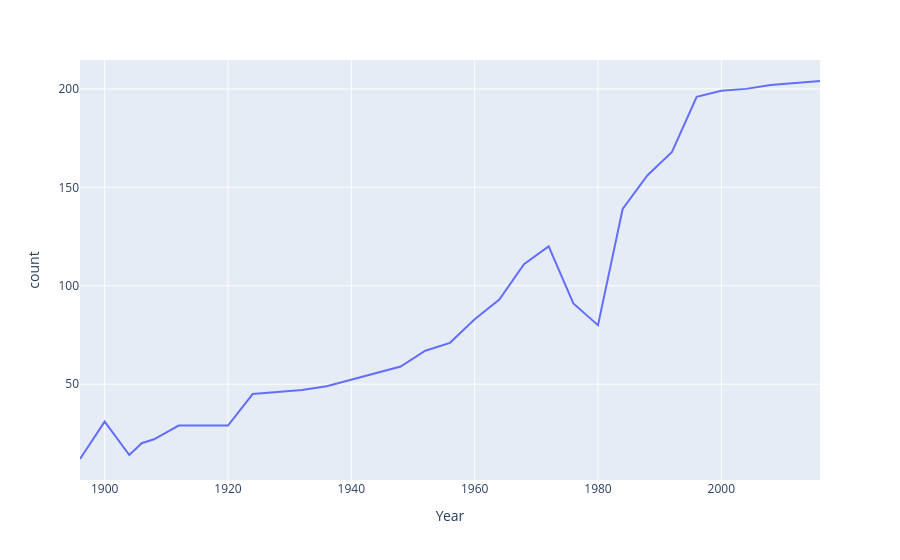

Write notebook code for a chart like this one.
### Code cell
px.line(countries_over_years,x= 'Year', y = 'count')

### Figure 1 — Plotly figure (JSON) as saved in the notebook; plotly's stock layout.template omitted (floating-point values rounded to 4 significant figures)
{"data": [{"hovertemplate": "Year=%{x}<br>count=%{y}<extra></extra>", "legendgroup": "", "line": {"color": "#636efa", "dash": "solid"}, "marker": {"symbol": "circle"}, "mode": "lines", "name": "", "orientation": "v", "showlegend": false, "type": "scatter", "x": [1896.0, 1900.0, 1904.0, 1906.0, 1908.0, 1912.0, 1920.0, 1924.0, 1928.0, 1932.0, 1936.0, 1948.0, 1952.0, 1956.0, 1960.0, 1964.0, 1968.0, 1972.0, 1976.0, 1980.0, 1984.0, 1988.0, 1992.0, 1996.0, 2000.0, 2004.0, 2008.0, 2012.0, 2016.0], "xaxis": "x", "y": [12, 31, 14, 20, 22, 29, 29, 45, 46, 47, 49, 59, 67, 71, 83, 93, 111, 120, 91, 80, 139, 156, 168, 196, 199, 200, 202, 203, 204], "yaxis": "y"}], "layout": {"legend": {"tracegroupgap": 0}, "margin": {"t": 60}, "xaxis": {"anchor": "y", "domain": [0, 1], "title": {"text": "Year"}}, "yaxis": {"anchor": "x", "domain": [0, 1], "title": {"text": "count"}}}}
